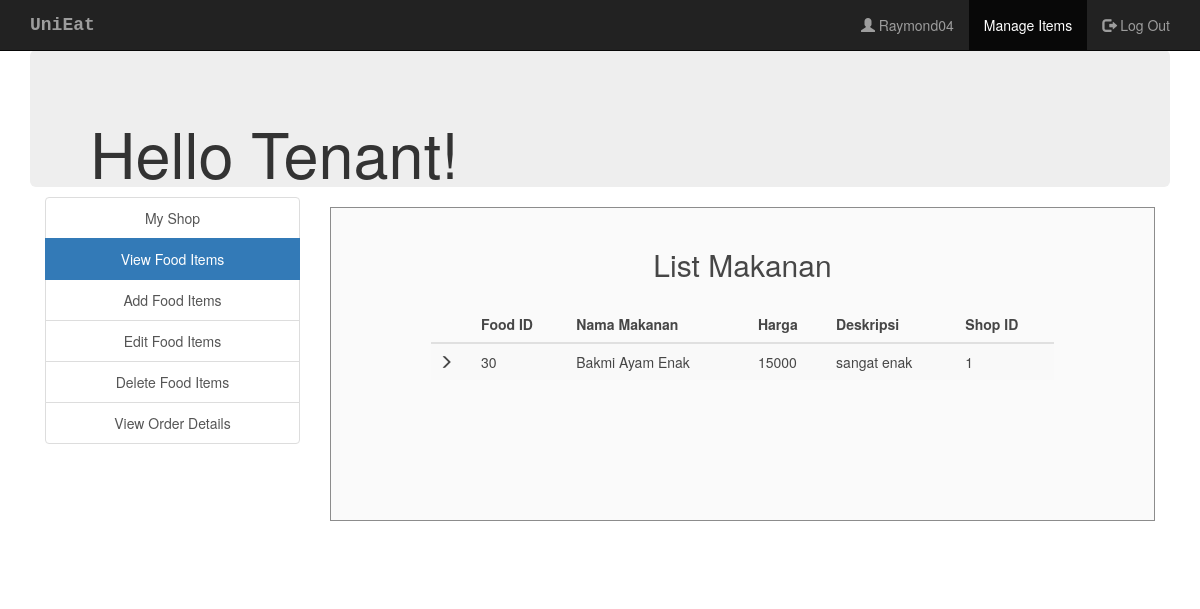
/view_food_items.php (signed in), run on the app's committed database.
### tables this page shows
CREATE TABLE `tenant` (
  `email` varchar(30) NOT NULL,
  `username` varchar(30) NOT NULL,
  `phone_number` varchar(30) NOT NULL,
  `password` varchar(30) NOT NULL
);

CREATE TABLE `food` (
  `F_ID` int(30) NOT NULL,
  `name` varchar(30) NOT NULL,
  `price` int(30) NOT NULL,
  `description` varchar(200) NOT NULL,
  `R_ID` int(30) NOT NULL,
  `images_path` varchar(200) NOT NULL
);

### session_t.php (called while the page is built, shortened)
<?php
$conn = Connect();
$user_check=$_SESSION['login_user1'];
$query = "SELECT username FROM tenant WHERE username = '$user_check'";
$ses_sql = mysqli_query($conn, $query);
$row = mysqli_fetch_assoc($ses_sql);
$login_session =$row['username'];
?>

### view_food_items.php (the view, shortened to what this page needs)
<?php
include('session_t.php');
?>
<!DOCTYPE html>
<html>
  <head>
  </head>
  <link rel="stylesheet" type = "text/css" href ="css/view_food_items.css">
  <link rel="stylesheet" type = "text/css" href ="css/bootstrap.min.css">
  <body>
  <nav class="navbar navbar-inverse navbar-fixed-top navigation-clean-search" role="navigation">
      <div class="container">
        <div class="navbar-header">
          <a class="navbar-brand" href="index.php">UniEat</a>
        </div>
          <ul class="nav navbar-nav navbar-right">
            <li><a href="#"><span class="glyphicon glyphicon-user"></span> <?php echo $login_session; ?> </a></li>
            <li class="active"> <a href="tenantlogin.php">Manage Items</a></li>
            <li><a href="logout_t.php"><span class="glyphicon glyphicon-log-out"></span> Log Out </a></li>
          </ul>
        </div>
    </nav>
<div class="container">
    <div class="jumbotron">
     <h1>Hello Tenant! </h1>
    </div>
    </div>
<div class="container">
    	<div class="col-xs-3" style="text-align: center;">
    	<div class="list-group">
    		<a href="myshop.php" class="list-group-item ">My Shop</a>
    		<a href="view_food_items.php" class="list-group-item active">View Food Items</a>
    		<a href="add_food_items.php" class="list-group-item ">Add Food Items</a>
    		<a href="edit_food_items.php" class="list-group-item ">Edit Food Items</a>
    		<a href="delete_food_items.php" class="list-group-item ">Delete Food Items</a>
        <a href="view_order_details.php" class="list-group-item ">View Order Details</a>
    	</div>
    </div>
    <div class="col-xs-9">
      <div class="form-area" style="padding: 0px 100px 100px 100px;">
        <form action="" method="POST">
        <br style="clear: both">
          <h3 style="margin-bottom: 25px; text-align: center; font-size: 30px;"> List Makanan  </h3>
<?php
$user_check=$_SESSION['login_user1'];
$sql = "SELECT * FROM food f WHERE f.R_ID IN (SELECT r.R_ID FROM shop r WHERE r.M_ID='$user_check') ORDER BY F_ID";
$result = mysqli_query($conn, $sql);
if (mysqli_num_rows($result) > 0)
{
  ?>
  <table class="table table-striped">
    <thead class="thead-dark">
      <tr>
        <th>  </th>
        <th> Food ID </th>
        <th> Nama Makanan </th>
        <th> Harga </th>
        <th> Deskripsi </th>
        <th> Shop ID </th>
      </tr>
    </thead>
    <?PHP
      while($row = mysqli_fetch_assoc($result)){
    ?>
  <tbody>
    <tr>
      <td> <span class="glyphicon glyphicon-menu-right"></span> </td>
      <td><?php echo $row["F_ID"]; ?></td>
      <td><?php echo $row["name"]; ?></td>
      <td><?php echo $row["price"]; ?></td>
      <td><?php echo $row["description"]; ?></td>
      <td><?php echo $row["R_ID"]; ?></td>
    </tr>
  </tbody>
  <?php } ?>
  </table>
    <br>
  <?php } else { ?>
  <h4><center>0 RESULTS</center> </h4>
  <?php } ?>
        </form>
        </div>
    </div>
</div>
  </body>
</html>

### css/view_food_items.css (style rules this page uses)
body,html { height: 100%; }
body { padding-top: 50px; background-size: 100%; }
.navbar-brand { font-family: 'Courier New', Courier, monospace; font-weight: 700; font-size: x-large; }
.form-area { background-color: #FAFAFA; padding: 10px 40px 60px; margin: 10px 0px 60px; border: 1px solid GREY; opacity:0.9; }

### data on the page
tenant: username "Raymond04"
food: F_ID "30", name "Bakmi Ayam Enak", price "15000", description "sangat enak", R_ID "1"
